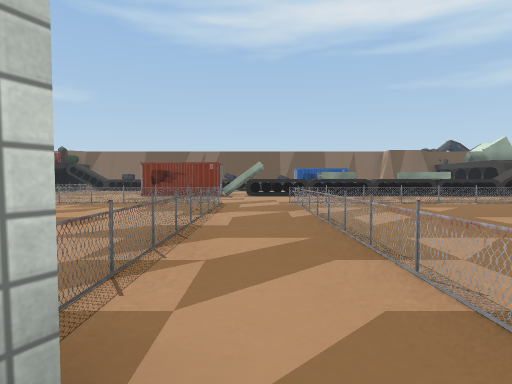
view 1 (above)

19 first-person views from a walk through a 3-D level made in the Unity game engine. The camera is 1.2 m above the floor, tilts 2° down and sees 75° across. The floor is counted in squares, 2 m on a side. Each view is taken from the middle of a square. On the plan, view 1 faces up. The plan holds only what a view shows up to about 10 squares ahead; the rest is blank. The place goes on beyond the plan. Some surface patterns are stand-ins.

view 2
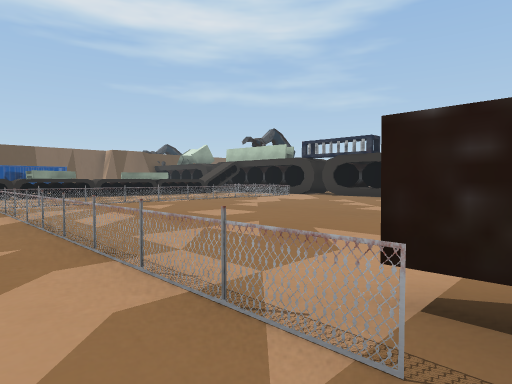

view 3
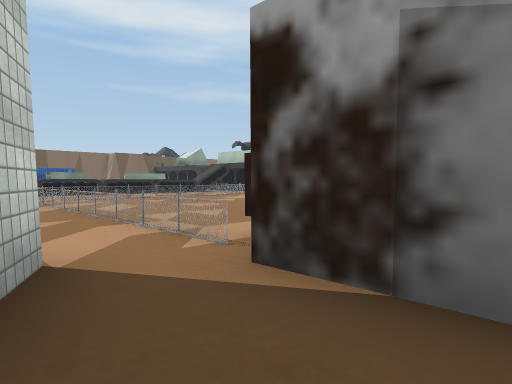

view 4
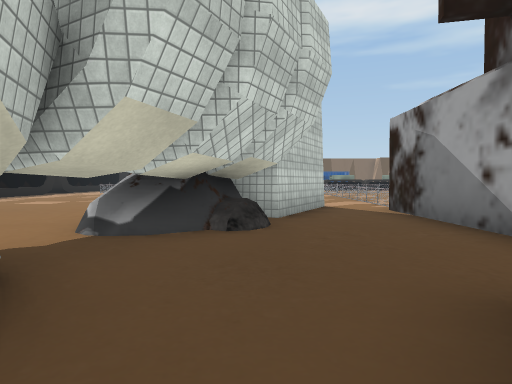

view 5
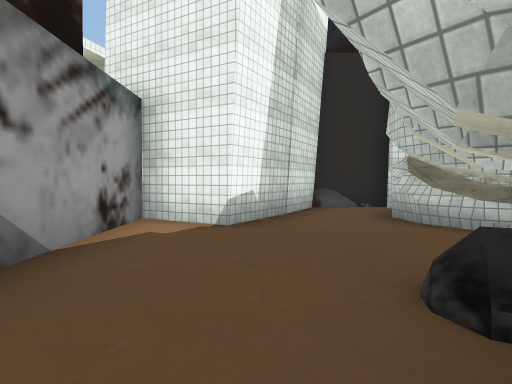

view 6
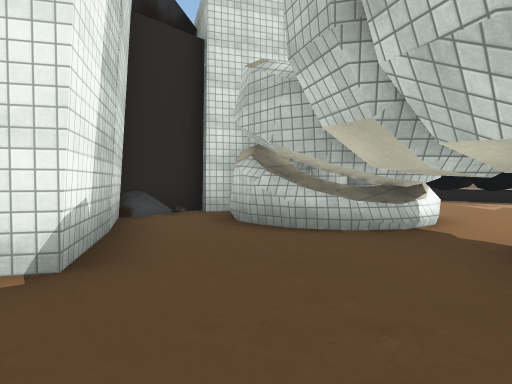

view 7
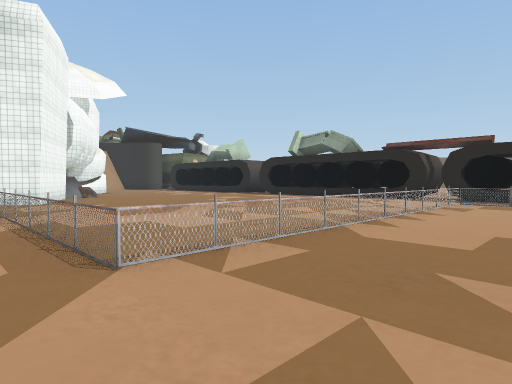

view 8
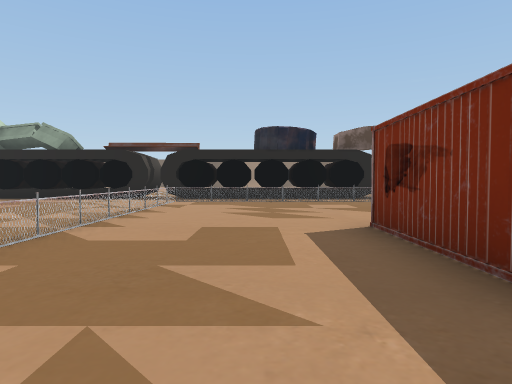

view 9
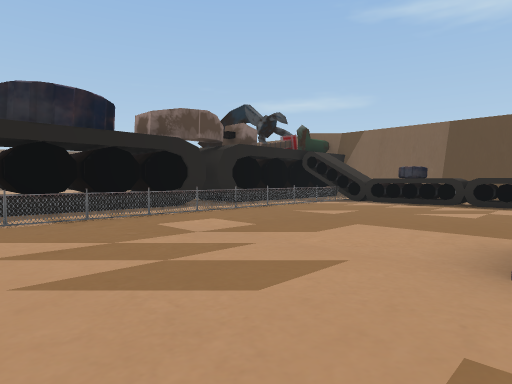

view 10
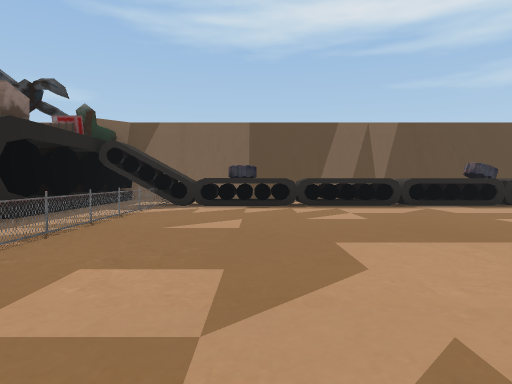

view 11
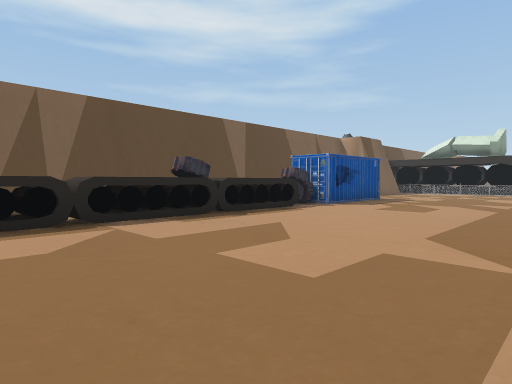

view 12
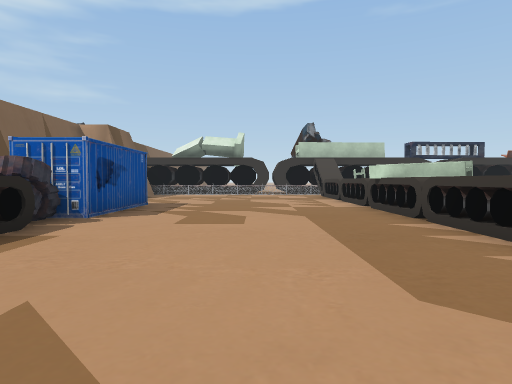

view 13
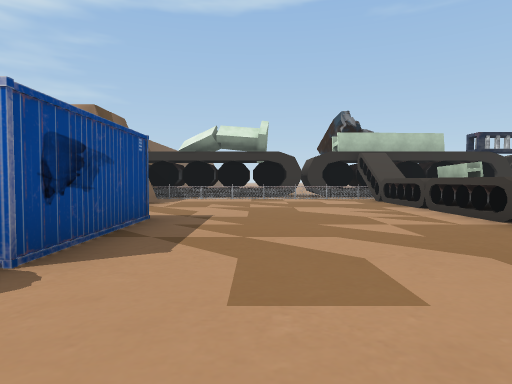

view 14
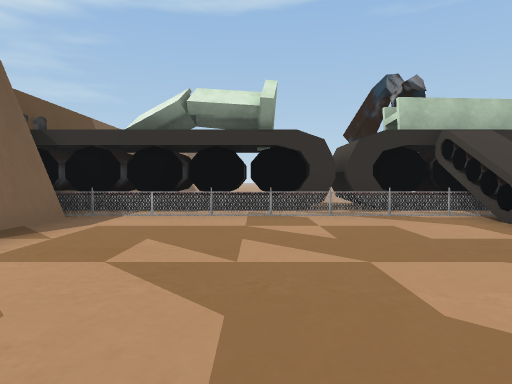

view 15
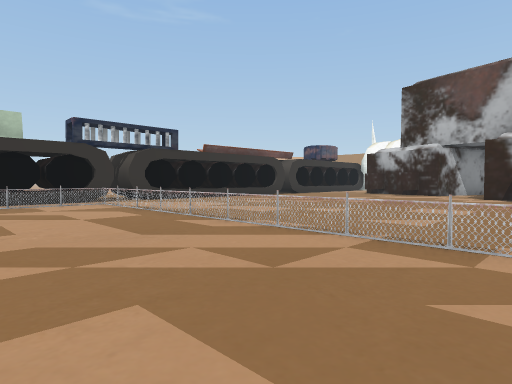

view 16
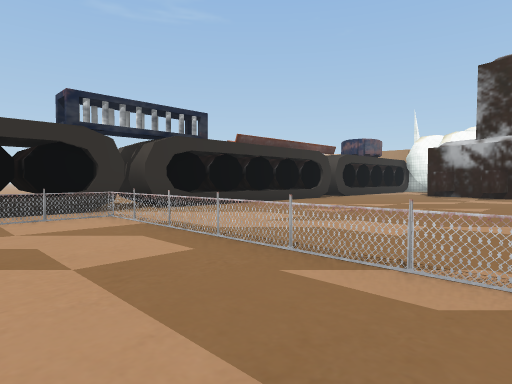

view 17
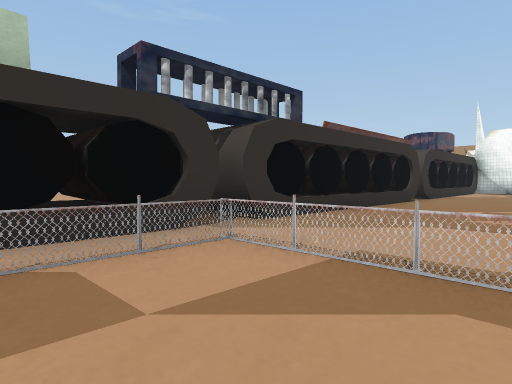

view 18
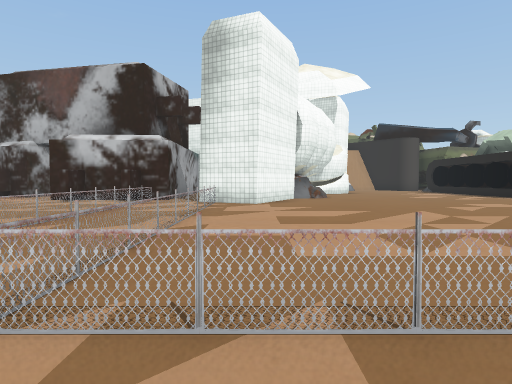

view 19
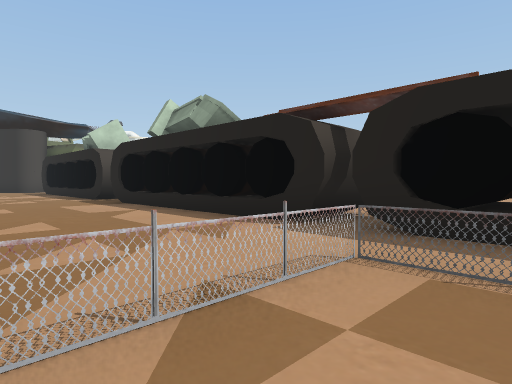

### Floor plan
Key: @ floor where view 1 was taken; # wall or solid block; . floor; F fence; P pole; T thing the floor can be seen under or through; W wheel; O other object.
Columns run from 12 left of view 1 to 12 right of it. Each row starts with its distance up from view 1.
 22       #
 21  #   ##########         #
 20  #O OOOOOOOOOWW      ##O#
 19  #OOWWOOOOWWO#WOOO..... #
 18  #.OO..................O#
 17  #.OO..................O#
 16  #.OO..................O#
 15  #.FO.................O #
 14  #.OF..................F#
 13  #.FO...OOO  OOOOOOOOOOO#
 12  #.OF.......  .....     #
 11  #.FO........ ........O #
 10  #.O..OO.O....OOOOOOF..O#
  9  #.FFFOOFOFF.O FFFFF PO #
  8  #.........F.O..........#
  7  #.........F.O..........#
  6  #.........OOF..........#
  5 ##.........O.O..........#
  4  #.........OOO..........#
  3  #.........O.F..........#
  2  #.........OPF..........#
  1  #........# PF##........#
  0  #.......###@####. .. ..
 -1   .. ...  #..#
 -2       .. T#..#
 -3        .TTT..#
 -4  #.....TTT...#
 -5 ##....TTT....#
 -6  #.   ###..###
 -7        ##..#
 -8         #.##
 -9         ###

Where each view was taken, in squares from view 1:
view 1: 0 up, 0 right, facing up
view 2: 0 up, 0 right, facing up-right
view 3: 2 down, 1 left, facing up-right
view 4: 7 down, 2 left, facing up
view 5: 1 down, 1 left, facing down
view 6: 3 down, 0 right, facing down-left
view 7: 11 up, 0 right, facing down-left
view 8: 11 up, 0 right, facing left
view 9: 10 up, 4 left, facing up-left
view 10: 11 up, 7 left, facing up
view 11: 14 up, 5 left, facing up-right
view 12: 16 up, 3 left, facing right
view 13: 17 up, 0 right, facing right
view 14: 17 up, 5 right, facing right
view 15: 12 up, 2 right, facing down-right
view 16: 11 up, 5 right, facing down-right
view 17: 11 up, 8 right, facing down-right
view 18: 10 up, 2 left, facing down
view 19: 10 up, 7 left, facing down-left
